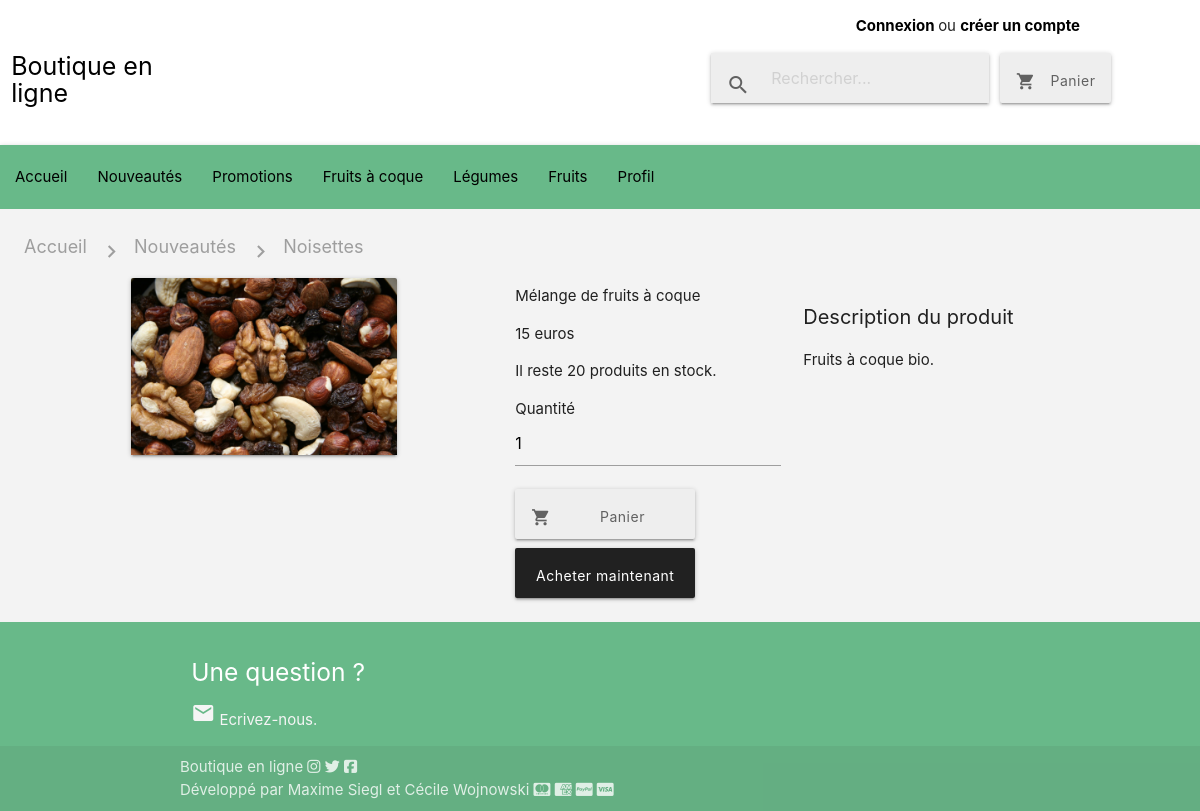
The app's page /produit.php?id=2, older data.
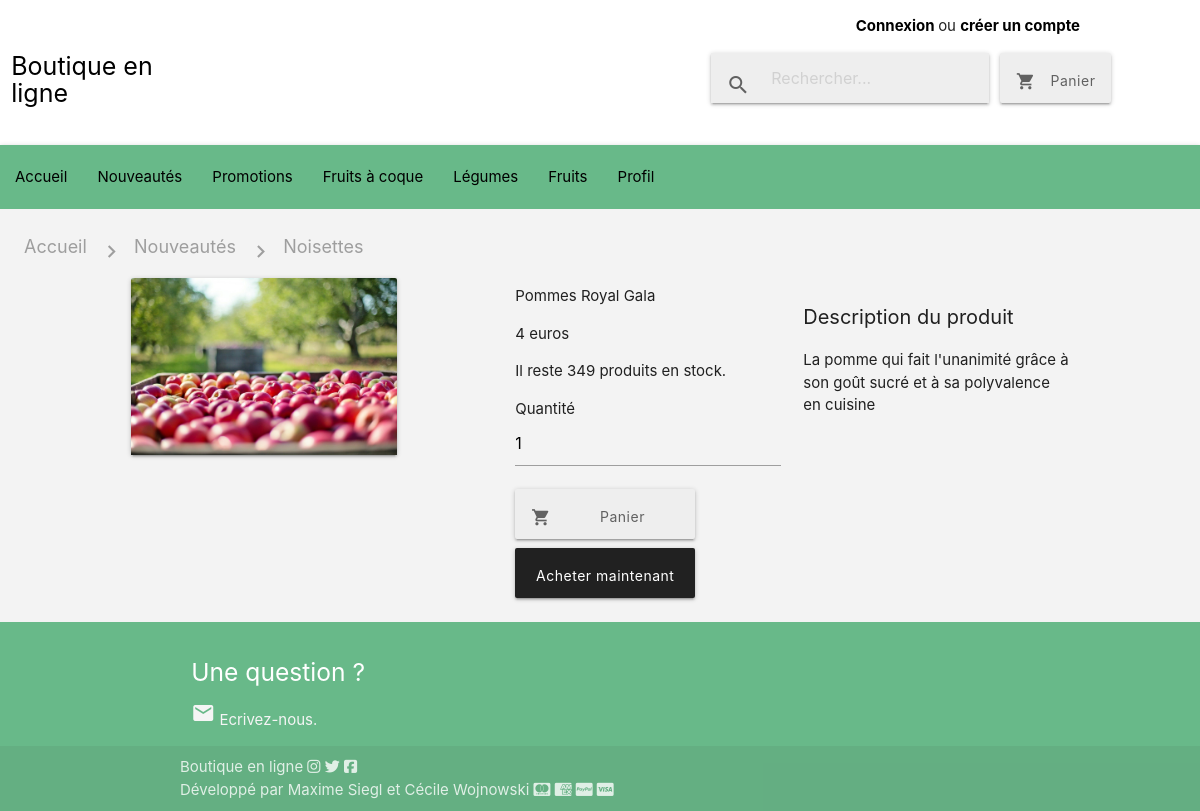
The same page, newer data.
### tables this page shows
CREATE TABLE IF NOT EXISTS `produits` (
  `id` int(11) NOT NULL AUTO_INCREMENT,
  `nom` varchar(255) NOT NULL,
  `prix` int(11) NOT NULL,
  `description` text NOT NULL,
  `image` varchar(255) NOT NULL,
  `date_ajout` datetime NOT NULL,
  `stock` int(11) NOT NULL,
  `valorisation` tinyint(1) NOT NULL,
  `prix_solde` int(11) DEFAULT NULL,
  `id_categorie` int(11) DEFAULT NULL,
  `id_sous_categorie` int(11) DEFAULT NULL,
  PRIMARY KEY (`id`),
  KEY `id_sous_categorie` (`id_sous_categorie`),
  KEY `prod/cat` (`id_categorie`)
);

### classes/Produit.php (called while the page is built, shortened)
<?php
class Produit
{
  private $id;
  private $nom;
  private $prix;
  private $description;
  private $image;
  private $stock;
  public function setId($id){
    $id = (int) $id;
   if ($id > 0)
   {
     $this->id = $id;
   }
 }
  public function setNom($nom){
    if (is_string($nom))
    {
      $this->nom = $nom;
    }
  }
  public function setPrix($prix){
    $prix = (int) $prix;
   if ($prix > 0)
   {
     $this->prix = $prix;
   }
  }
  public function setDescription($description){
    if (is_string($description))
    {
      $this->description = $description;
    }
  }
  public function setStock($stock){
    $stock = (int) $stock;
   if ($stock >= 0)
   {
     $this->stock = $stock;
   }
  }
  public function setImage($image){
    return $this->image = $image;
  }
  public function id(){
    return $this->id;
  }
  public function nom(){
    return $this->nom;
  }
  public function prix(){
    return $this->prix;
  }
  public function description(){
    return $this->description;
  }
  public function image(){
    return $this->image;
  }
  public function stock(){
    return $this->stock;
  }
}
 ?>

### produit.php (the view, shortened to what this page needs)
<!DOCTYPE html>
<html lang="fr" dir="ltr">
  <head>
    <link rel="stylesheet" href="https://cdnjs.cloudflare.com/ajax/libs/materialize/1.0.0/css/materialize.min.css">
    <link rel="stylesheet" href="css/style.css">
  </head>
  <body>
    <?php include('includes/header.php');
          include('classes/Produit.php');
          include('classes/Panier.php');
          ?>
    <main>
        <div class="nav-wrapper">
          <div class="col s12">
            <a href="#!" class="breadcrumb grey-text">Accueil</a>
            <a href="#!" class="breadcrumb grey-text">Nouveautés</a>
            <a href="#!" class="breadcrumb grey-text">Noisettes</a>
          </div>
        </div>
        <?php
        if(isset($_GET['id'])){
          $id = strval($_GET['id']);
        $db->setAttribute(PDO::ATTR_ERRMODE, PDO::ERRMODE_EXCEPTION);
        $request = $db->query("SELECT * FROM produits WHERE id = '$id'");
        while ($donnees = $request->fetch(PDO::FETCH_ASSOC))
        {
          $produit = new Produit($donnees);
          $produit->hydrate($donnees);
        ?>
        <div class="row">
          <div class="col s3 m3 offset-m1">
            <div class="card">
              <div class="card-image">
                <img src="img/<?php echo $produit->image();?> ">
              </div>
            </div>
          </div>
        <div class="col s3 m3 offset-m1">
          <p><?php echo $produit->nom(); ?></p>
          <p><?php echo $produit->prix(); ?> euros</p>
          <p> Il reste <?php echo $produit->stock(); ?> produits en stock.</p>
          <form class="" action="produit.php?id=<?php echo $produit->id(); ?>" method="post">
            <p> Quantité <input type="text" name="quantite" value="1" required> </p>
            <div class= "boutons_produit">
              <button id="bouton_produit1" class="waves-effect waves-green btn grey lighten-3 grey-text text-darken-2" type="submit">
                <i class="material-icons left">shopping_cart</i>Panier
              </button>
              <a class="waves-effect waves-green btn grey darken-4 lighten-3 white-text">
                Acheter maintenant</a>
            </div>
          </form>
        </div>
        <div class="col s3 m3">
          <h2 class="h2_produit"> Description du produit </h2>
          <p> <?php echo $produit->description(); ?> </p>
        </div>
      </div>
<?php }
} ?>
    </main>
<?php include('includes/footer.php'); ?>
</body>
</html>

Row changes from the older to the newer data that the page shows:
removed produits: image (picture), nom "Mélange de fruits à coque", prix "15", stock "20", description "Fruits à coque bio."
added produits: image (picture), nom "Pommes Royal Gala", prix "4", stock "349", description "La pomme qui fait l'unanimité grâce à son goût sucré et à sa polyvalence en cuisine"
